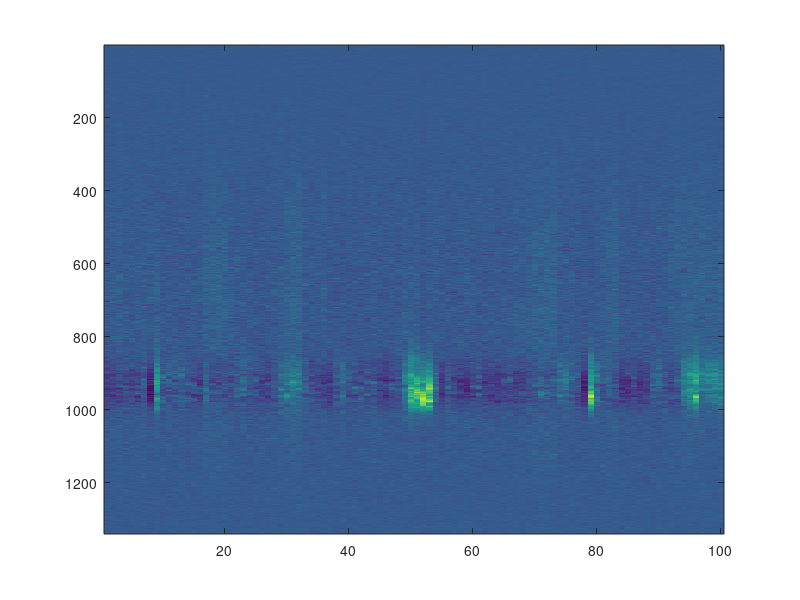

MATLAB code for this plot: (Note: this script raises an error after producing the figure.)
%% Clean UP
close all;
clear all;
clc;
rng("default")
%% Load Data
load('SpectralStatData.mat');
POWER = 8;
errors = [];
numberOfReplica = size(Data.singleSpec(1).data,2);
numberOfWavelen = size(Data.singleSpec(1).data,1);
numberOfDataPow = length(Data.power); 
newPulseCollection = zeros(1340, 100);
dataPath = 'C:/Users/Sean/Documents/Programing/Python/PURDUE/ControlledRunning/GeneratedDataGradual';
%% Iterate over each power

for p = 7:7 %1:numberOfDataPow %7:7
    %% Graph each shot Collection
    numPOWER = round(Data.power(p)*1000);
    disp("POWER______:"+numPOWER);
    strPOWER = num2str(numPOWER);
%     dataFolder = [dataPath '/Power_' strPOWER '[uJcm2]']; 
%     mkdir(dataFolder);
    pulseCollection = Data.singleSpec(p).data;
    averagePulse = mean(pulseCollection, 2);
    diffCollection = pulseCollection - averagePulse;
    
     figure;
     imagesc(diffCollection);
     title("Diff Data from pulse"+ strPOWER+"[ujcm2]");
    
    %known bug where when counting backwards the slope based error is 0
    for f =930:-1:1% 1:length(Data.Wavel) 
        %fit theh first frequency to a normal distribution, must flip bc need a collumn not row vector
        frequencyHist = diffCollection(f, :) ;
        %Fit to stable distribution, Levi distribution is a special case
        %where alpha = 0.5, beta = 1
        pd = fitdist(frequencyHist(:),'Stable');%fitdist(frequencyHist(:),'Gamma');
        if (f == 930)
            data = diffCollection(f, :);
            % Generate x values for plotting the PDF
            x_values = linspace(min(data), max(data), 1000);

            % Calculate PDF values of the fitted normal distribution
            pdf_values = pdf(pd, x_values);

            % Plot the PDF
            figure;
            hold on
            histogram(data, 25,'Normalization', 'pdf');
            plot(x_values, pdf_values, 'r-', 'LineWidth', 2);
            xlabel('Data');
            ylabel('Probability Density');
            title('Normal Distribution PDF');
            legend('Fitted Normal PDF');
        end
        %% Generate 100 amplitudes for this wavelength
        %samples a random number from the PDF
        for i = 1:100
            newPoint = random(pd);
            if f > 31
                ticks = 0;
                
                AllowedVarience = getAllowedVarience(newPulseCollection, f, i);
                flatError = 0;
                if f == 930
                    flatError = 5000;
                end
                
                while abs(newPulseCollection(f+1, i) - newPoint) > AllowedVarience+flatError%10%+10*newPoint^0.35
                    newPoint = random(pd);
                    ticks=ticks+1;
                    if ticks > 10
                        ticks = 0;
                        flatError = flatError + 0.1;
                    end
                end
                newPulseCollection(f, i) = newPoint;
            else
                newPulseCollection(f, i) = random(pd);
                
            end 
        end
        disp(f);
    end
    for f =931:length(Data.Wavel) 
        %fit theh first frequency to a normal distribution, must flip bc need a collumn not row vector
        frequencyHist = diffCollection(f, :) ;
        %Fit to stable distribution, Levi distribution is a special case
        %where alpha = 0.5, beta = 1
        pd = fitdist(frequencyHist(:),'Stable');%fitdist(frequencyHist(:),'Gamma');
        if (f == 930)
            data = diffCollection(f, :);
            % Generate x values for plotting the PDF
            x_values = linspace(min(data), max(data), 1000);

            % Calculate PDF values of the fitted normal distribution
            pdf_values = pdf(pd, x_values);

            % Plot the PDF
            figure;
            hold on
            histogram(data, 25,'Normalization', 'pdf');
            plot(x_values, pdf_values, 'r-', 'LineWidth', 2);
            xlabel('Data');
            ylabel('Probability Density');
            title('Normal Distribution PDF');
            legend('Fitted Normal PDF');
        end
        %% Generate 100 amplitudes for this wavelength
        %samples a random number from the PDF
        for i = 1:100
            newPoint = random(pd);
            if f > 31
                ticks = 0;
                
                AllowedVarience = getAllowedVarience(newPulseCollection, f, i);
                flatError = 0;
                if f == 930
                    flatError = 5000;
                end
                
                while abs(newPulseCollection(f-1, i) - newPoint) > AllowedVarience+flatError%10%+10*newPoint^0.35
                    newPoint = random(pd);
                    ticks=ticks+1;
                    if ticks > 10
                        ticks = 0;
                        flatError = flatError + 0.1;%was 0.1
                    end
                end
                newPulseCollection(f, i) = newPoint;
            else
                newPulseCollection(f, i) = random(pd);
                
            end 
        end
        disp(f);
    end
    newPulseCollection = newPulseCollection + averagePulse;

    figure;
    imagesc(newPulseCollection);
    title("Gen Data from pulse"+ strPOWER+"[ujcm2]");
    
    
    [genFitX,genFitY] = getFits(newPulseCollection);
    [realFitX,realFitY] = getFits(Data.singleSpec(p).data);
    disp("Loss:" + flatError);
    final_loss = getLoss(genFitX, genFitY, realFitX, realFitY);
    disp(final_loss);
    errors = [errors, final_loss];
end

function [xFited, yFited] = getFits(pulses)
    load('SpectralStatData.mat');
    % 
    %freqMix =table2array(readtable('freqMIX238.csv'));% table2array(readtable('avrgwDist.csv'));
    Data.singleSpec(1).data = pulses
    %% CONSTANTS
    close all  
    binsNumber = 30;
    fontSize   = 20;
    wavelength = Data.Wavel;
    lasngIndex = (find(wavelength<=550,1,'last'):find(wavelength>=557,1)); % 7 nm centered around lasing wavel
    spontIndex = (find(wavelength<=536,1,'last'):find(wavelength>=543,1)); % 7 nm centered around 
    powerIndex = (1:length(Data.power));
    lasngCentr = [556,555,554.5,554,553.5,553,552.5,552,551.5,551,551,551,551,551];
    %% MAIN LOOP - SCAN ALL THE 
    numberOfReplica = size(Data.singleSpec(1).data,2);
    numberOfWavelen = size(Data.singleSpec(1).data,1);
    numberOfDataPow = length(Data.power); 
    sizeQ = numberOfDataPow*numberOfDataPow-numberOfDataPow;
    flatSpontQ     = zeros(sizeQ,1);
    flatLasngQ     = zeros(sizeQ,1);
    flatNormSpontQ = zeros(sizeQ,1);
    flatNormLasngQ = zeros(sizeQ,1);
    for p = 1:1%numberOfDataPow

    close all;

    numPOWER = round(Data.power(p)*1000);
    strPOWER = num2str(numPOWER);

    dataFolder = ['Power_' strPOWER '[uJcm2]']; 

    mkdir(dataFolder);

    %% STEP 1: Take the 7-nm band centered around the lasing wavelength
    lasngIndex = (find(wavelength<=(lasngCentr(p)-3.5),1,'last'):find(wavelength>=(lasngCentr(p)+3.5),1));

    %% STEP 2: GET AND STORE SPECTROGAMM MATRIX Ip FOR A GIVEN FLUENCE P  
    Ip      = Data.singleSpec(p).data;
    spontIp = Ip(spontIndex,:);
    lasngIp = Ip(lasngIndex,:);

    %% STEP 3: AVERAGE ALL REPLICAS IN Ip TO GET A MEAN VECTOR, 
    %% REPLICATED INTO A MATRIX Ibar AND STORE IT IN A FILE
    spontIbar = repmat(mean(spontIp,2),[1,size(spontIp,2)]);
    lasngIbar = repmat(mean(lasngIp,2),[1,size(lasngIp,2)]);

    %% STEP 4: GET THE DIFFERENCE MATRICES \Delta FOR A GIVEN FLUENCE P 
    spontDelta     = spontIp - spontIbar;
    lasngDelta     = lasngIp - lasngIbar;


    %% STEP 5: NORMALIZE THE DIFFERENCE MATRICES \Delta 
    wavelengthNumber     = size(spontDelta,1);
    absSpontDelta        = repmat(sqrt(sum(spontDelta.^2,1)),[wavelengthNumber,1]);
    normalizedSpontDelta = spontDelta./absSpontDelta; 

    wavelengthNumber     = size(lasngDelta,1);
    absLasngDelta        = repmat(sqrt(sum(lasngDelta.^2,1)),[wavelengthNumber,1]);
    normalizedLasngDelta = lasngDelta./absLasngDelta;

    spontQ = abs(spontDelta'*spontDelta);
    lasngQ = abs(lasngDelta'*lasngDelta);

    normalizedSpontQ = abs(normalizedSpontDelta'*normalizedSpontDelta);
    normalizedLasngQ = abs(normalizedLasngDelta'*normalizedLasngDelta);


    %% IGNORE THE DATA AT THE DIAGONAL
    %  AND FLATTEN THE ARRAY
    a  = numberOfReplica;
    a1 = a+1;
    a2 = a*a;

    flatSpontQ = reshape(spontQ, a2,1);
    flatLasngQ = reshape(lasngQ, a2,1);

    flatNormSpontQ = reshape(normalizedSpontQ,a2,1);
    flatNormLasngQ = reshape(normalizedLasngQ,a2,1);

    % flatSpontQ(1:a1:a2)=[];
    % flatLasngQ(1:a1:a2)=[];
    % 
    % flatNormSpontQ(1:a1:a2)=[];
    % flatNormLasngQ(1:a1:a2)=[];

    Ibar = repmat(mean(Ip,2),[1,2]);

    x = [0, 101, 101, 0, 0];
    y = [wavelength(lasngIndex(1)),wavelength(lasngIndex(1)),wavelength(lasngIndex(end)),wavelength(lasngIndex(end)),wavelength(lasngIndex(1))];
    %% RAW DELTAS (w/o normalization)

    matrixA = abs(spontDelta);
    matrixB = abs(lasngDelta);

    %% NORMALIZED DELTAS

    matrixA = abs(normalizedSpontDelta);
    matrixB = abs(normalizedLasngDelta);
    %% RAW Q (w/o normalization)

    matrixA = abs(spontQ);
    matrixB = abs(lasngQ);

    
    %% NORMALIZED Q

    matrixA = abs(normalizedSpontQ);
    matrixB = abs(normalizedLasngQ);

    %% Raw Histograms
    close all

    matrixA = abs(flatSpontQ);
    matrixB = abs(flatLasngQ);


    
    %% NORMALIZED HISTOGRAM

    matrixA = abs(flatNormSpontQ);
    matrixB = abs(flatNormLasngQ);

    

    %% other Histogram
    DATA = [flatLasngQ; -flatLasngQ];


    histFigure1 = figure('InvertHardcopy','off','Color',[1 1 1]);
    % AXES
    axesHistogram1 = axes('Parent',histFigure1); hold(axesHistogram1,'on');
    histHeader1 = histogram(DATA,'EdgeColor','k','EdgeAlpha',0.3,'FaceColor','m');

    % FIT THE LASING UNSCALED DATA

    lasngPd = fitdist(DATA,'Kernel','Kernel','normal');
    %lasngPd = fitdist(DATA,'Stable');
    % 
    histFigure2 = figure('InvertHardcopy','off','Color',[1 1 1]);

    % AXES
    axesHistogram2 = axes('Parent',histFigure2); hold(axesHistogram2,'on');

    histHeader2 = histogram(DATA,'Parent',axesHistogram2,'LineWidth',1,...
                'BinMethod','auto','Normalization','PDF');

    xFited = 0:histHeader2.BinWidth:histHeader2.BinLimits(2);
    yFited = pdf(lasngPd,xFited);
    %mixxFit2 = xFit2;
    %mixyfit2 = yFit2;
%     realxFit2 = xFit2;
%     realyfit2 = yFit2;
    end
end

function error = getAllowedVarience(newPulseCollection, f, i)
    x = 1:30;
    y = newPulseCollection(f-30:f-1, i);
    y = reshape(y,1,30);
    fit = polyfit(x,y , 1);
    y1 = polyval(fit, x);
%     figure
%     plot(x,y,'o')
%     title("Best Fit")
%     xlabel("Wavelength");
%     ylabel("Amplitude");
%     hold on
%     plot(x,y1)
%     hold off
    error = abs(y1(1)-y1(length(y1)))/length(y1);%+0.028*y(1);  
end

function loss = getLoss(genFitX, genFitY, realFitX, realFitY)
    line(genFitX,genFitY,'LineWidth',2,'Color',[1.00,0.41,0.16]);
    line(realFitX,realFitY,'LineWidth',2,'Color',[1.00,0.41,0.16]);

    d1 = realFitY;
    d1_len = numel(realFitY);
    d2 = genFitY;
    d2_len = numel(genFitY);
    try
        d1 = interp1(1:(d2_len / d1_len):d2_len,d1,1:d2_len,'linear','extrap');
    catch
        try
        d1 = interp1(1:(d2_len / d1_len):d2_len+(d2_len / d1_len),d1,1:d2_len,'linear','extrap');
        catch
            d1 = interp1(1:(d2_len / d1_len):d2_len+2*(d2_len / d1_len),d1,1:d2_len,'linear','extrap');
        end
    end
    %d1 = interp1(1:(d2_len / d1_len):d2_len,d1,1:d2_len,'linear','extrap');
    %line(mixxFit2,d1)
    RMSE = sqrt(mean(((genFitY - d1) .^ 2)));
    loss = RMSE;
end